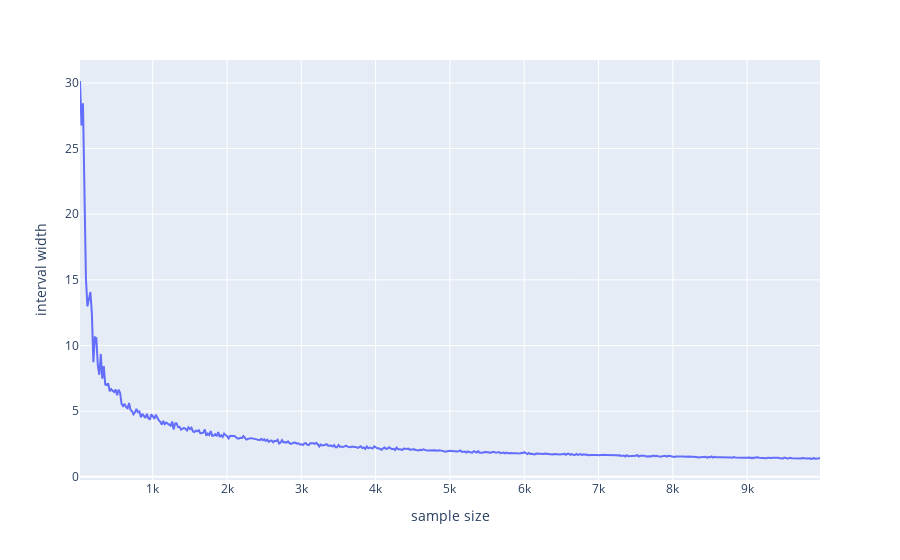

Notebook source saved alongside this figure:
### Code cell
w, s = conf_interval_1(max_size = 10000, gamma = 0.95)
fig = px.line(x=s, y=w, labels={'x':'sample size', 'y':'interval width'})
fig.show()

### Figure 1 — Plotly figure (JSON) as saved in the notebook; plotly's stock layout.template omitted (floating-point values rounded to 4 significant figures; data arrays with more than 128 entries replaced by an {"elided": "..."} marker saying what was removed)
{"data": [{"hovertemplate": "sample size=%{x}<br>interval width=%{y}<extra></extra>", "legendgroup": "", "line": {"color": "#636efa", "dash": "solid"}, "mode": "lines", "name": "", "orientation": "v", "showlegend": false, "type": "scatter", "x": {"elided": "499 int values"}, "xaxis": "x", "y": {"elided": "499 float values"}, "yaxis": "y"}], "layout": {"legend": {"tracegroupgap": 0}, "margin": {"t": 60}, "xaxis": {"anchor": "y", "domain": [0, 1], "title": {"text": "sample size"}}, "yaxis": {"anchor": "x", "domain": [0, 1], "title": {"text": "interval width"}}}}
